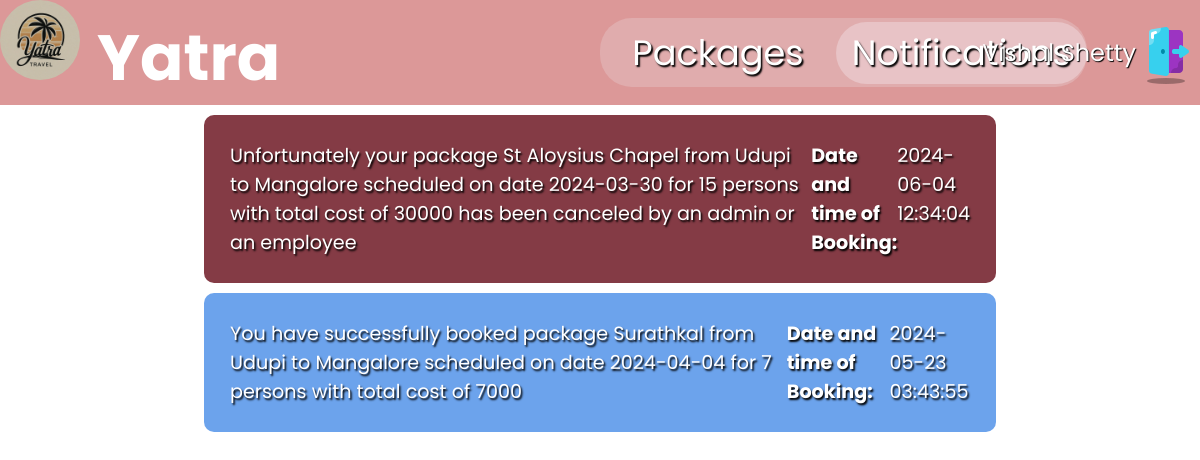
The page /usernotifications.php (signed in) on the database its author committed.
### tables this page shows
CREATE TABLE `bookedpackages` (
  `ID` int(11) NOT NULL,
  `useremail` varchar(200) NOT NULL,
  `packageid` int(11) NOT NULL,
  `uname` text NOT NULL,
  `droploc` varchar(200) NOT NULL,
  `pickup` varchar(200) NOT NULL,
  `timeoforder` timestamp NOT NULL DEFAULT current_timestamp(),
  `people` bigint(10) NOT NULL,
  `totalcost` double NOT NULL,
  `payid` varchar(300) NOT NULL,
  `status` varchar(20) NOT NULL DEFAULT 'confirmed'
);

CREATE TABLE `tpackages` (
  `title` varchar(200) NOT NULL,
  `ID` int(11) NOT NULL,
  `description` varchar(200) NOT NULL,
  `cover` longblob NOT NULL,
  `date` date NOT NULL,
  `pickuplocation` varchar(200) NOT NULL,
  `droplocation` varchar(200) NOT NULL,
  `cost` int(8) NOT NULL
);

### notifications.php (the view, shortened to what this page needs)
<link rel="stylesheet" href="index.css">
<?php
include ("connection.php");
if(isset($_SESSION['email'],$_SESSION['status']))
{
    $query="SELECT * FROM `bookedpackages` WHERE useremail='{$_SESSION['email']}' order by timeoforder desc;";
    $res=$con->query($query);
    if($res->num_rows == 0)
    {
        echo "<div class='notification'>";
        echo "You have No new notifications<br>";
        echo "</div>";
    }
    else{
    while($row=$res->fetch_assoc() )
    {
        $message="You have successfully booked package";
        $endmsg="";
        $bg='background-color: rgba(11, 102, 223, 0.6);';
        if($row['status']=='canceled'){
        $message="Unfortunately your package";
        $endmsg=" has been canceled by an admin or an employee";
        $bg="background-color:rgba(102, 11, 23, 0.8);";
    }
        echo "<div class='notification' style='".$bg."'>";
        $query2="SELECT * FROM `tpackages` where ID='{$row['packageid']}' ";
        $res2=$con->query($query2);
        $row2=$res2->fetch_assoc();
        echo "$message  {$row2['title']}
        from {$row2['pickuplocation']} to {$row2['droplocation']} scheduled on
         date {$row2['date']} for
        {$row['people']} persons with total cost of {$row['totalcost']}$endmsg
        <strong>Date and time of Booking:</strong>{$row['timeoforder']}<br>";
        echo "</div>";
    }
}
}

### index.css (style rules this page uses)
* { margin:0;padding:0; box-sizing: border-box; font-family: "Poppins", sans-serif; }
body { background-image: url("bg2.jpg"); overflow-x: hidden; background-size: cover; }

### notifications.php (style rules this page uses)
.notification { text-shadow: 1.5px 1.5px 2px black; color:white; border-radius: 10px; width:66%; padding:26px; font-size:1.2rem; display:flex; margin:auto; margin-top:10px; }

### rows shown on the page
bookedpackages: status "Unfortunately your package", packageid.title "St Aloysius Chapel", packageid.pickuplocation "Udupi", packageid.droplocation "Mangalore", packageid.date "2024-03-30", people "15", totalcost "30000", status "has been canceled by an admin or an employee", timeoforder "2024-06-04 12:34:04"
bookedpackages: message "You have successfully booked package", packageid.title "Surathkal", packageid.pickuplocation "Udupi", packageid.droplocation "Mangalore", packageid.date "2024-04-04", people "7", totalcost "7000", timeoforder "2024-05-23 03:43:55"

### other values the page prints
$_SESSION['name'] "Vishal Shetty"
